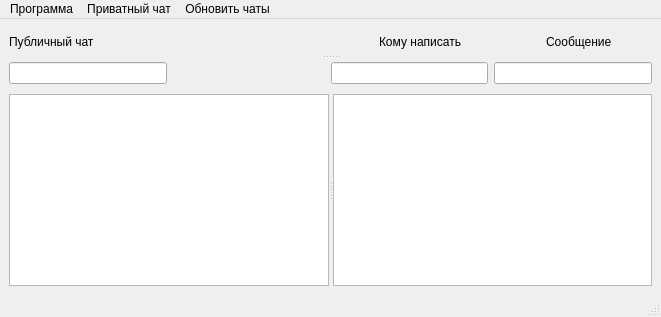
<?xml version="1.0" encoding="UTF-8"?>
<ui version="4.0">
 <class>MainWindow</class>
 <widget class="QMainWindow" name="MainWindow">
  <property name="geometry">
   <rect>
    <x>0</x>
    <y>0</y>
    <width>661</width>
    <height>317</height>
   </rect>
  </property>
  <property name="windowTitle">
   <string>MainWindow</string>
  </property>
  <widget class="QWidget" name="centralwidget">
   <layout class="QVBoxLayout" name="verticalLayout">
    <item>
     <widget class="QSplitter" name="splitter_2">
      <property name="orientation">
       <enum>Qt::Vertical</enum>
      </property>
      <widget class="QWidget" name="layoutWidget">
       <layout class="QHBoxLayout" name="horizontalLayout">
        <item>
         <widget class="QLabel" name="label">
          <property name="text">
           <string>Публичный чат</string>
          </property>
         </widget>
        </item>
        <item>
         <spacer name="horizontalSpacer">
          <property name="orientation">
           <enum>Qt::Horizontal</enum>
          </property>
          <property name="sizeHint" stdset="0">
           <size>
            <width>40</width>
            <height>20</height>
           </size>
          </property>
         </spacer>
        </item>
        <item>
         <spacer name="horizontalSpacer_4">
          <property name="orientation">
           <enum>Qt::Horizontal</enum>
          </property>
          <property name="sizeHint" stdset="0">
           <size>
            <width>40</width>
            <height>20</height>
           </size>
          </property>
         </spacer>
        </item>
        <item>
         <spacer name="horizontalSpacer_5">
          <property name="orientation">
           <enum>Qt::Horizontal</enum>
          </property>
          <property name="sizeHint" stdset="0">
           <size>
            <width>40</width>
            <height>20</height>
           </size>
          </property>
         </spacer>
        </item>
        <item>
         <spacer name="horizontalSpacer_8">
          <property name="orientation">
           <enum>Qt::Horizontal</enum>
          </property>
          <property name="sizeHint" stdset="0">
           <size>
            <width>40</width>
            <height>20</height>
           </size>
          </property>
         </spacer>
        </item>
        <item>
         <spacer name="horizontalSpacer_10">
          <property name="orientation">
           <enum>Qt::Horizontal</enum>
          </property>
          <property name="sizeHint" stdset="0">
           <size>
            <width>40</width>
            <height>20</height>
           </size>
          </property>
         </spacer>
        </item>
        <item>
         <spacer name="horizontalSpacer_9">
          <property name="orientation">
           <enum>Qt::Horizontal</enum>
          </property>
          <property name="sizeHint" stdset="0">
           <size>
            <width>40</width>
            <height>20</height>
           </size>
          </property>
         </spacer>
        </item>
        <item>
         <spacer name="horizontalSpacer_11">
          <property name="orientation">
           <enum>Qt::Horizontal</enum>
          </property>
          <property name="sizeHint" stdset="0">
           <size>
            <width>40</width>
            <height>20</height>
           </size>
          </property>
         </spacer>
        </item>
        <item>
         <widget class="QLabel" name="label_3">
          <property name="text">
           <string>Кому написать</string>
          </property>
         </widget>
        </item>
        <item>
         <spacer name="horizontalSpacer_3">
          <property name="orientation">
           <enum>Qt::Horizontal</enum>
          </property>
          <property name="sizeHint" stdset="0">
           <size>
            <width>40</width>
            <height>20</height>
           </size>
          </property>
         </spacer>
        </item>
        <item>
         <spacer name="horizontalSpacer_7">
          <property name="orientation">
           <enum>Qt::Horizontal</enum>
          </property>
          <property name="sizeHint" stdset="0">
           <size>
            <width>40</width>
            <height>20</height>
           </size>
          </property>
         </spacer>
        </item>
        <item>
         <widget class="QLabel" name="label_2">
          <property name="text">
           <string>Сообщение</string>
          </property>
         </widget>
        </item>
        <item>
         <spacer name="horizontalSpacer_6">
          <property name="orientation">
           <enum>Qt::Horizontal</enum>
          </property>
          <property name="sizeHint" stdset="0">
           <size>
            <width>40</width>
            <height>20</height>
           </size>
          </property>
         </spacer>
        </item>
       </layout>
      </widget>
      <widget class="QWidget" name="layoutWidget">
       <layout class="QHBoxLayout" name="horizontalLayout_2">
        <item>
         <widget class="QLineEdit" name="lineEdit"/>
        </item>
        <item>
         <spacer name="horizontalSpacer_2">
          <property name="orientation">
           <enum>Qt::Horizontal</enum>
          </property>
          <property name="sizeHint" stdset="0">
           <size>
            <width>40</width>
            <height>20</height>
           </size>
          </property>
         </spacer>
        </item>
        <item>
         <widget class="QLineEdit" name="lineEdit_2"/>
        </item>
        <item>
         <widget class="QLineEdit" name="lineEdit_3"/>
        </item>
       </layout>
      </widget>
     </widget>
    </item>
    <item>
     <widget class="QSplitter" name="splitter">
      <property name="orientation">
       <enum>Qt::Horizontal</enum>
      </property>
      <widget class="QTextEdit" name="publicChat"/>
      <widget class="QTextEdit" name="privateChat"/>
     </widget>
    </item>
   </layout>
  </widget>
  <widget class="QMenuBar" name="menubar">
   <property name="geometry">
    <rect>
     <x>0</x>
     <y>0</y>
     <width>661</width>
     <height>23</height>
    </rect>
   </property>
   <widget class="QMenu" name="menu">
    <property name="title">
     <string>Программа</string>
    </property>
    <addaction name="newConnection"/>
    <addaction name="separator"/>
    <addaction name="exitProgram"/>
   </widget>
   <widget class="QMenu" name="menu_2">
    <property name="title">
     <string>Приватный чат</string>
    </property>
    <addaction name="openPrivateChat"/>
   </widget>
   <widget class="QMenu" name="menu_3">
    <property name="title">
     <string>Обновить чаты</string>
    </property>
    <addaction name="updateChats"/>
   </widget>
   <addaction name="menu"/>
   <addaction name="menu_2"/>
   <addaction name="menu_3"/>
  </widget>
  <widget class="QStatusBar" name="statusbar"/>
  <action name="newConnection">
   <property name="text">
    <string>Новое соединение</string>
   </property>
  </action>
  <action name="exitProgram">
   <property name="text">
    <string>Выход</string>
   </property>
  </action>
  <action name="openPrivateChat">
   <property name="text">
    <string>Открыть с пользователем</string>
   </property>
  </action>
  <action name="updateChats">
   <property name="text">
    <string>Обновить</string>
   </property>
  </action>
 </widget>
 <resources/>
 <connections/>
</ui>
